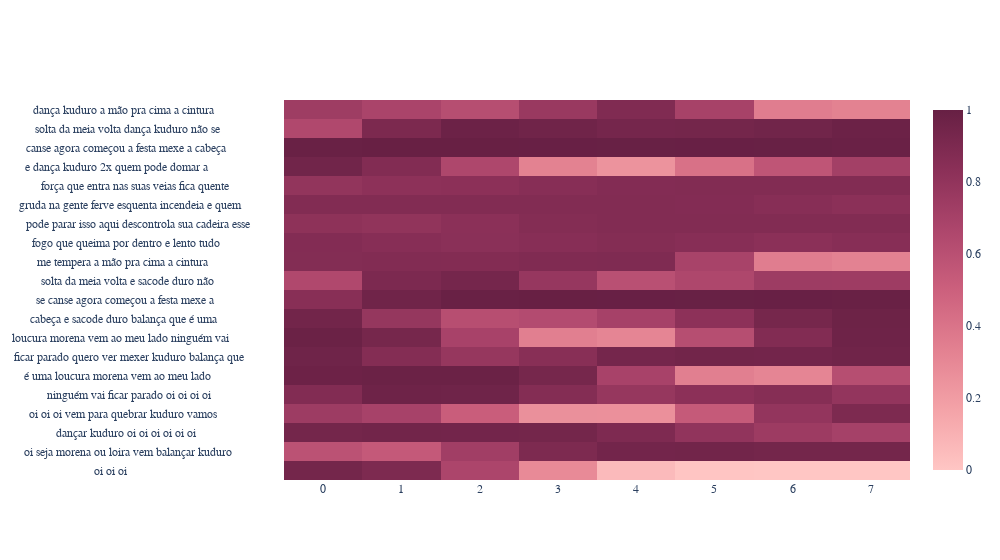

Notebook source saved alongside this figure:
### Code cell
# create heatmap
from matplotlib import pyplot as plt
fig = go.Figure(data=go.Heatmap(
                z=a, x0=0, dx=1,
                y=labels, zmin=0, zmax=1,
                customdata=labels_individual,
                hovertemplate='%{customdata} <br><b>Score:%{z:.3f}<extra></extra>',
                colorscale="burg"))
fig.update_layout({"height":height*28, "width":1000, "font":{"family":"Courier New"}})
fig['layout']['yaxis']['autorange'] = "reversed"
fig.show()
#fig.save_fig("heatmap.png")

### Figure 1 — Plotly figure (JSON) as saved in the notebook; plotly's stock layout.template omitted (floating-point values rounded to 4 significant figures; data arrays with more than 128 entries replaced by an {"elided": "..."} marker saying what was removed)
{"data": [{"colorscale": [[0, "rgb(255, 198, 196)"], [0.1667, "rgb(244, 163, 168)"], [0.3333, "rgb(227, 129, 145)"], [0.5, "rgb(204, 96, 125)"], [0.6667, "rgb(173, 70, 108)"], [0.8333, "rgb(139, 48, 88)"], [1, "rgb(103, 32, 68)"]], "customdata": {"elided": "20x8 str values"}, "dx": 1, "hovertemplate": "%{customdata} <br><b>Score:%{z:.3f}<extra></extra>", "type": "heatmap", "x0": 0, "y": ["dança kuduro a mão pra cima a cintura                       ", "solta da meia volta dança kuduro não se                     ", "canse agora começou a festa mexe a cabeça                   ", "e dança kuduro 2x quem pode domar a                         ", "força que entra nas suas veias fica quente                  ", "gruda na gente ferve esquenta incendeia e quem              ", "pode parar isso aqui descontrola sua cadeira esse           ", "fogo que queima por dentro e lento tudo                     ", "me tempera a mão pra cima a cintura                         ", "solta da meia volta e sacode duro não                       ", "se canse agora começou a festa mexe a                       ", "cabeça e sacode duro balança que é uma                      ", "loucura morena vem ao meu lado ninguém vai                  ", "ficar parado quero ver mexer kuduro balança que             ", "é uma loucura morena vem ao meu lado                        ", "ninguém vai ficar parado oi oi oi oi                        ", "oi oi oi vem para quebrar kuduro vamos                      ", "dançar kuduro oi oi oi oi oi oi                             ", "oi seja morena ou loira vem balançar kuduro                 ", "oi oi oi                                                    "], "z": {"elided": "20x8 float values"}, "zmax": 1, "zmin": 0}], "layout": {"font": {"family": "Courier New"}, "height": 560, "width": 1000, "yaxis": {"autorange": "reversed"}}}
